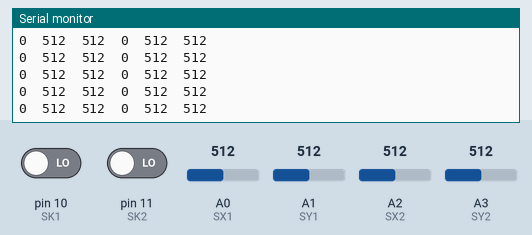
Recording of a sketch running on a simulated Arduino Uno, built with avr-gcc and run on an emulated ATmega328P. On the bench: the last lines printed to the serial monitor. The inputs (shaded band) are chosen by the test bench; at power-on: A0 (SX1) = 512, pin 10 (SK1) LOW, pin 11 (SK2) LOW, A1 (SY1) = 512, A2 (SX2) = 512, A3 (SY2) = 512.

Above: at 4.2 s.
4.3 s: A0 (SX1) set to 107
At 4.36 s:
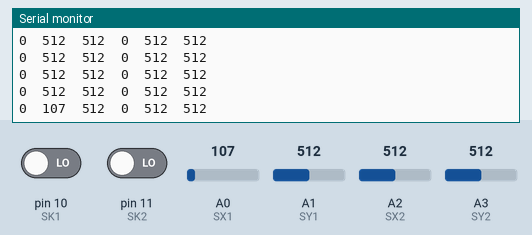
7.3 s: A0 (SX1) set to 89
At 7.4 s:
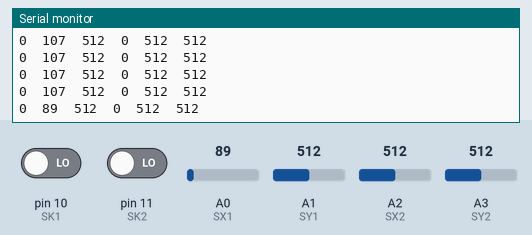
Timing chart, 0 to 10.3 s (numbered marks = the images above; inputs shaded):
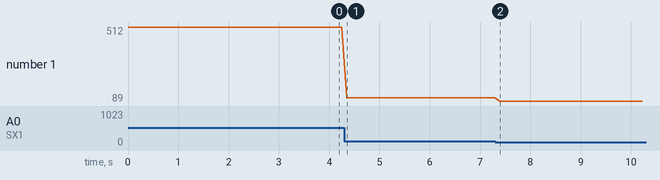

Measured:
- after the input at 4.3 s, the serial monitor: prints a new line after 0.05 s (image 1)
- after the input at 7.3 s, the serial monitor: prints a new line after 0.09 s (image 2)
- plotted number 1: 512 → 107 after the input at 4.3 s, 107 → 89 after the input at 7.3 s

The sketch:

joystick_xy_test.ino
```cpp
/*
  Пример работы с двумя джойстиками
  Created by Rostislav Varzar
*/

#define SK1 10
#define SX1 A0
#define SY1 A1

#define SK2 11
#define SX2 A2
#define SY2 A3

void setup() {
  // Инициализация последовательного порта
  Serial.begin(9600);
  // Инициализация входов
  pinMode(SK1, INPUT);
  pinMode(SX1, INPUT);
  pinMode(SY1, INPUT);
  pinMode(SK2, INPUT);
  pinMode(SX2, INPUT);
  pinMode(SY2, INPUT);
}

void loop() {
  int sk1 = digitalRead(SK1);
  int sx1 = analogRead(SX1);
  int sy1 = analogRead(SY1);
  int sk2 = digitalRead(SK2);
  int sx2 = analogRead(SX2);
  int sy2 = analogRead(SY2);
  Serial.print(sk1); Serial.print("\t");
  Serial.print(sx1); Serial.print("\t");
  Serial.print(sy1); Serial.print("\t");
  Serial.print(sk2); Serial.print("\t");
  Serial.print(sx2); Serial.print("\t");
  Serial.print(sy2); Serial.print("\n");
  delay(100);
}
```
